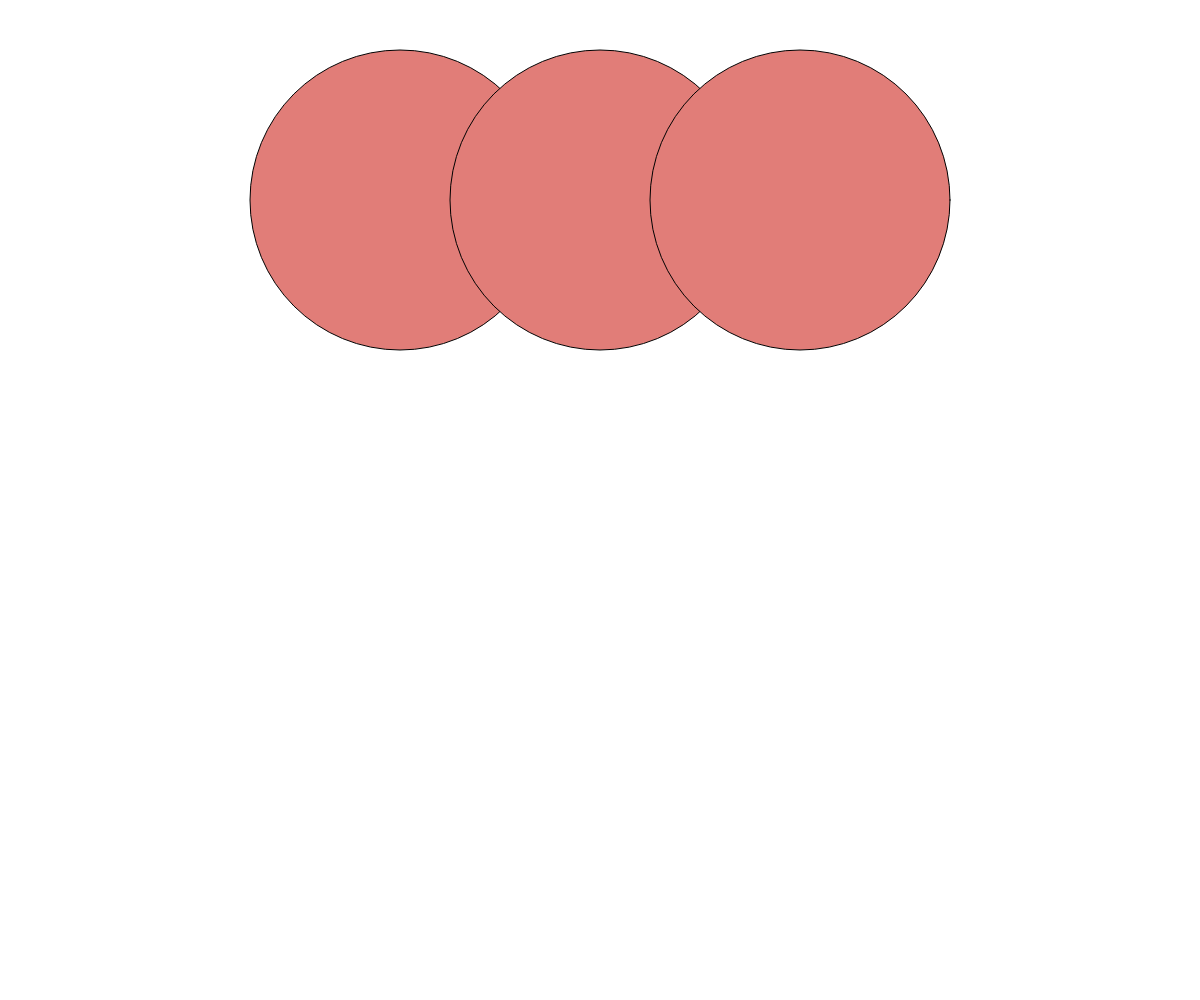
Frame 1 (no input)
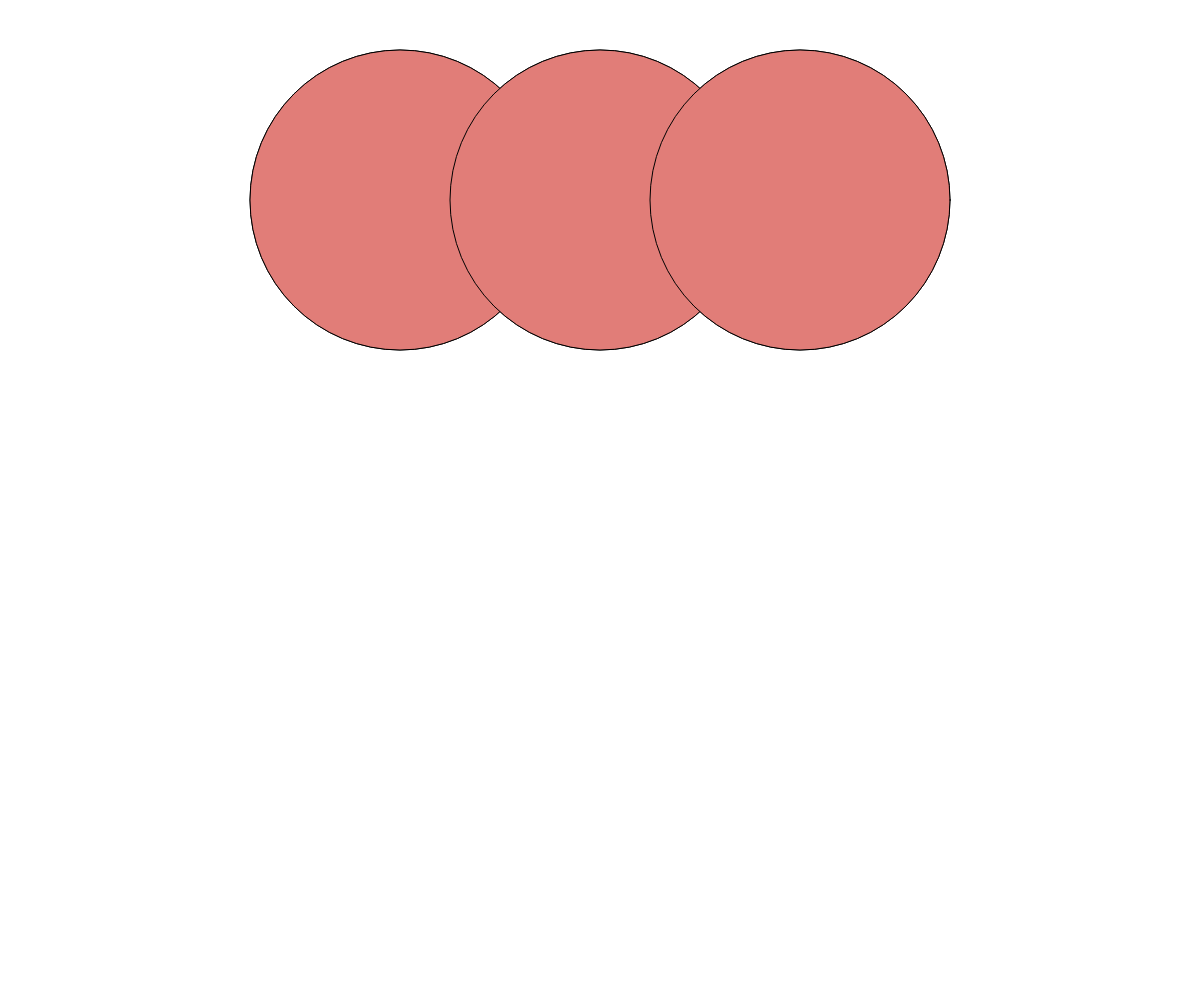
Frame 2 (the mouse pressed at the canvas centre, redrawn once)

The p5.js sketch that drew these frames (run headless with seeded random() and noise() and a simulated clock; the mouse was pressed at the canvas centre and the sketch redrawn once):

// p5.js sketch
// ── sketch.js
var ax, ay;
var x, y;
var wi, hi;
var trozos, repartir, resultado;

function setup() 
{
  createCanvas(windowWidth, windowHeight);
  wi=windowWidth/2;
  hi=windowHeight/2;
}

function draw() 
{   
  ellipseMode(CENTER);
  fill(225,125,120);
  ellipse(400,200,300,300)
  ellipse(wi, 200, 300, 300)
  ellipse(windowWidth-400,200,300,300)
  noLoop();
}

function divide()
{
  slice = parseInt(document.getElementById("slice").value);

  if(slice>1)
  {   
    let radio=150, grados=360/slice, aux=grados;
	let xp1 = 400, xp2 = wi, xp3 = windowWidth-400, yp = 200
	draw()

    while(grados<=360){
      let x2=radio*Math.cos(grados* Math.PI / 180);
      let y2=radio*Math.sin(grados * Math.PI / 180);
	  let x2p1=xp1+x2;
	  let x2p2 = xp2 + x2
	  let x2p3 = xp3 + x2;
	  y2=yp+y2;
	  
	  x2p1=floor(x2p1);
	  x2p2=floor(x2p2);
	  x2p3 = floor(x2p3);
	  y2=floor(y2);

	  APP(xp1,yp,x2p1,y2);
	  APP(xp1,yp,x2p1,y2);
	  APP(xp1,yp,x2p1,y2);
	  ADDA(xp2,yp,x2p2,y2);
	  AB(xp3,yp,x2p3,y2);
        
      grados+=aux;
    } 
  }else draw();
}


// ── Bresenham.js

function AB(x1, y1, x2, y2) 
{
	let incE, incNE;
	let x, y, p;
	let px, py;
	let dx = x2 - x1;
	let dy = y2 - y1;

	if(dx < 0) 
	{
		dx = -dx;
		px = -1;
	}else px = 1;

	if(dy < 0) {
		dy = -dy;
		py = -1;
	}else py = 1;
	
	x = x1;
	y = y1;
	point(x,y);

	if(dx>dy) 
	{
		p = 2*dy-dx;
		incE = 2*dy;
		incNE = 2 * (dy-dx);
		while(x != x2) 
		{
			x += px;
			if(p < 0) {
				p += incE;
			}else {
				y+=py;
				p+=incNE;
			}
			point(x,y);
		}
	}else
	{
		p = 2 * dx - dy;
		incE = 2*dx;
		incNE = 2 * (dx-dy);
		while(y != y2) 
		{
			y+=py;

			if(p < 0) p += incE
			else 
			{
				x+=px;
				p+=incNE;
			}
			point(x,y);
	}
  }
}
// ── DDA.js
function ADDA(x1, y1, x2, y2) 
{
  let dx=x2-x1;
  let dy=y2-y1;
  let fin;

  if(Math.abs(dx)>Math.abs(dy)) 
  	fin=Math.abs(dx) 
  else fin=Math.abs(dy)

  let xi=dx/fin;
  let yi=dy/fin;
  let x=x1;
  let y= y1;
  
  for(let i=0;i<fin;i++)
  {
    point(x, y)
    x+=xi
    y+=yi
  }
}

// ── epp.js

function APP(x1,y1,x2,y2)
{
	let aux;
	if(x2<x1)
	{
		aux=x2;
		x2=x1; 
		x1=aux;
		aux = y2;
		y2=y1;
		y1=aux;
	}

	let dx = x2-x1, dy = y2-y1
	let m = dy/dx, b = y1-(m * x1);

	point(x1,y1)
	if(x1==x2)
	{
		if(y1>y2)
		{
			aux=y1;
			y1=y2;;
			y2=aux;
		}
		let y = y1 + 1;
		while(y!=y2)
		{
			point(x1,y);
			y++;
		}
	}
	else{
		let x = x1+ 1;
		let y = m * x + b;
		
		while(x!=x2)
		{
			y = m * x + b;
			y = floor(y);
			point(x, y);
			x++;
		}
  }
}

// ── style.css

body{
	padding:10px;
	margin-left: -50px;
}

canvas {
	margin:auto;
}

.text{
	text-align: center;
}
